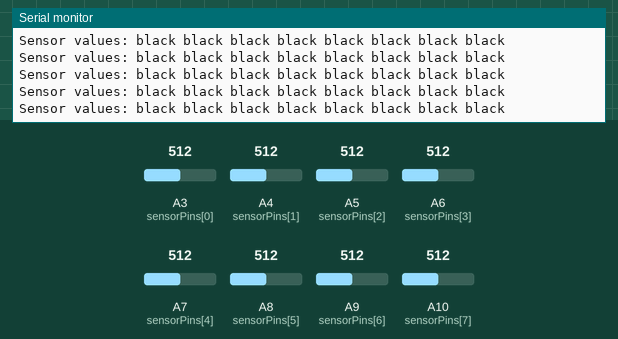
Simulated run of this sketch. Board: Arduino Mega 2560, built with avr-gcc and run on an emulated ATmega2560. Parts: the last lines printed to the serial monitor. The test bench sets the inputs (shaded band); at power-on: A3 (sensorPins[0]) = 512, A4 (sensorPins[1]) = 512, A6 (sensorPins[3]) = 512, A5 (sensorPins[2]) = 512, A7 (sensorPins[4]) = 512, A8 (sensorPins[5]) = 512, A9 (sensorPins[6]) = 512, A10 (sensorPins[7]) = 512.

Above: at 1.2 s.
1.3 s: A3 (sensorPins[0]) set to 413
4.3 s: A3 (sensorPins[0]) set to 390
At 4.37 s:
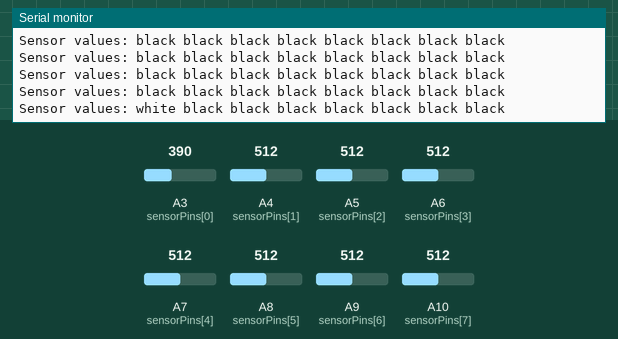
6.2 s: A4 (sensorPins[1]) set to 411
At 6.29 s:
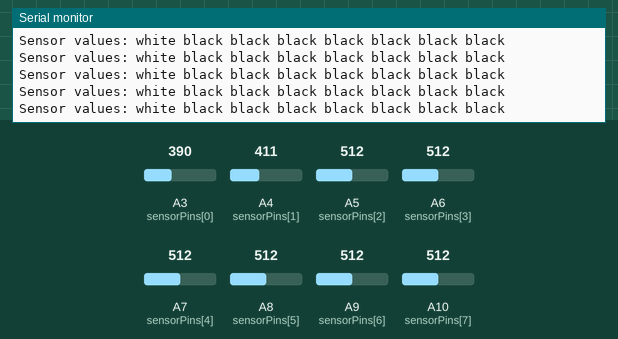
7.7 s: A4 (sensorPins[1]) set to 388
At 7.82 s:
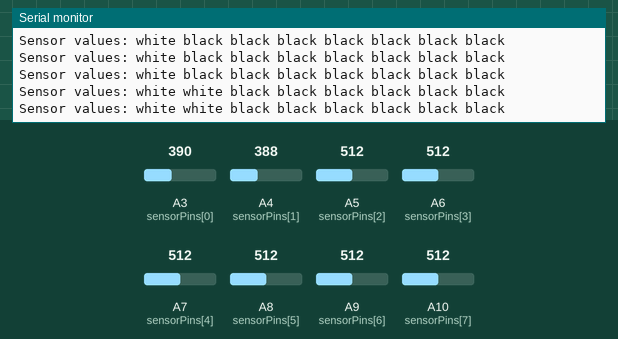
11.5 s: A6 (sensorPins[3]) set to 417
At 11.57 s:
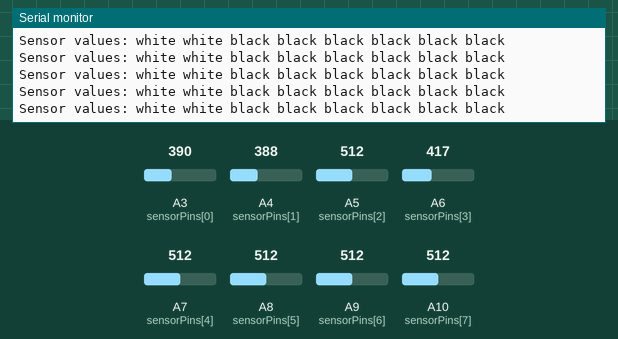
13.0 s: A6 (sensorPins[3]) set to 389
At 13.09 s:
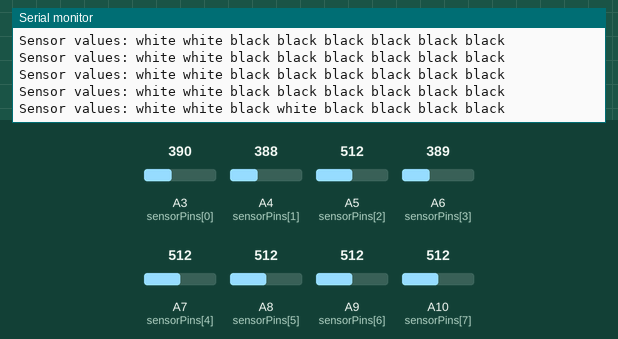

Measured:
- the behaviour switches between 400 and 399 on A3 (sensorPins[0]) (found by bisection; images 0 and 1)
- the behaviour switches between 400 and 399 on A4 (sensorPins[1]) (found by bisection; images 2 and 3)
- the behaviour switches between 400 and 399 on A6 (sensorPins[3]) (found by bisection; images 4 and 5)
- after the input at 4.3 s, the serial monitor: prints a new line after 0.06 s (image 1)
- after the input at 7.7 s, the serial monitor: prints a new line at once (image 3)
- after the input at 13.0 s, the serial monitor: prints a new line after 0.09 s (image 5)

The sketch:

black_or_white.ino
```cpp
#define NUM_SENSORS 8 // number of sensors
int sensorPins[NUM_SENSORS] = {A3, A4, A5, A6, A7, A8, A9, A10}; // analog input pins for the sensors
int threshold = 400; // threshold value to distinguish between black and white

void setup() {
  Serial.begin(9600); // initialize serial communication
}

void loop() {
  int sensorValues[NUM_SENSORS];

  // read the sensor values
  for (int i = 0; i < NUM_SENSORS; i++) {
    sensorValues[i] = analogRead(sensorPins[i]);
  }

  // output 0 for black, 1 for white
  Serial.print("Sensor values: ");
  for (int i = 0; i < NUM_SENSORS; i++) {

    if (sensorValues[i] < threshold) {
      Serial.print("white ");
    } else {
      Serial.print("black ");
    }
  }
  Serial.println();

  delay(100);
}
```
